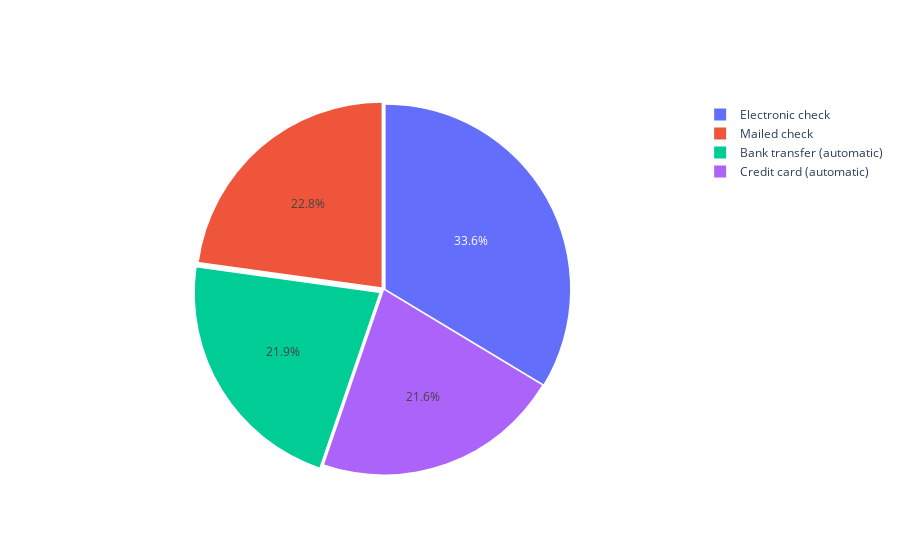

The notebook cell saved with this chart:
### Code cell
lables=df["PaymentMethod"].unique()
values=df["PaymentMethod"].value_counts()
diag=go.Figure(data=[go.Pie(labels=lables,values=values,pull=[0.01,0.02,0.03])])
diag.show()

### Figure 1 — Plotly figure (JSON) as saved in the notebook; plotly's stock layout.template omitted (floating-point values rounded to 4 significant figures)
{"data": [{"labels": ["Electronic check", "Mailed check", "Bank transfer (automatic)", "Credit card (automatic)"], "pull": [0.01, 0.02, 0.03], "type": "pie", "values": [2365, 1604, 1542, 1521]}], "layout": {}}
